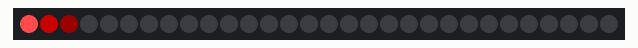
Simulated run of this sketch. Board: Arduino Uno, built with avr-gcc and run on an emulated ATmega328P. On the bench: 30 RGB LEDs in strip order, left to right. Dim RGB values are drawn brighter than linear.

Above: at 0.16 s.
At 0.82 s:
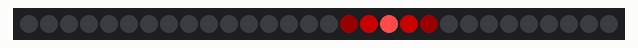
At 1.8 s:
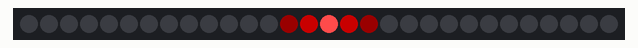
At 3.44 s:
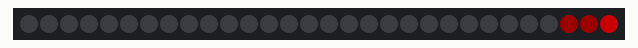
At 5.41 s:
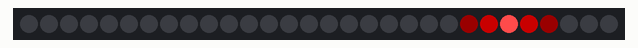
At 7.05 s:
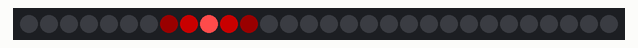

Measured:
- by itself, everything shown: repeats every 6.6 s, in 20 steps

The sketch:

02-KnightRider.ino
```cpp
#include <Adafruit_NeoPixel.h>

int PIN = 6;
int NUMPIXELS = 30;
int DELAY = 35;

Adafruit_NeoPixel pixels = Adafruit_NeoPixel(NUMPIXELS, PIN, NEO_GRB + NEO_KHZ800);
void setup() {
  pixels.begin();
}

void loop() {

  for( int i = 0; i < NUMPIXELS; i++) {
    // clear old ones
    pixels.setPixelColor(i-3, pixels.Color(0,0,0));
    pixels.setPixelColor(i-2, pixels.Color(0,0,0));
    // set leading, main and trailing
    pixels.setPixelColor(i-2, pixels.Color(25,0,0));
    pixels.setPixelColor(i-1, pixels.Color(100,0,0));
    pixels.setPixelColor(i, pixels.Color(255,75,75));
    pixels.setPixelColor(i+1, pixels.Color(100,0,0));
    pixels.setPixelColor(i+2, pixels.Color(25,0,0));
    pixels.show();
    delay(DELAY);
  }
  for( int i = NUMPIXELS; i > 0; i--) {
    // clear old ones
    pixels.setPixelColor(i+3, pixels.Color(0,0,0));
    pixels.setPixelColor(i+2, pixels.Color(0,0,0));
    // set leading, main and trailing
    pixels.setPixelColor(i-2, pixels.Color(25,0,0));
    pixels.setPixelColor(i-1, pixels.Color(100,0,0));
    pixels.setPixelColor(i, pixels.Color(255,75,75));
    pixels.setPixelColor(i+1, pixels.Color(100,0,0));
    pixels.setPixelColor(i+2, pixels.Color(25,0,0));
    pixels.show();
    delay(DELAY);
  }

}
```
